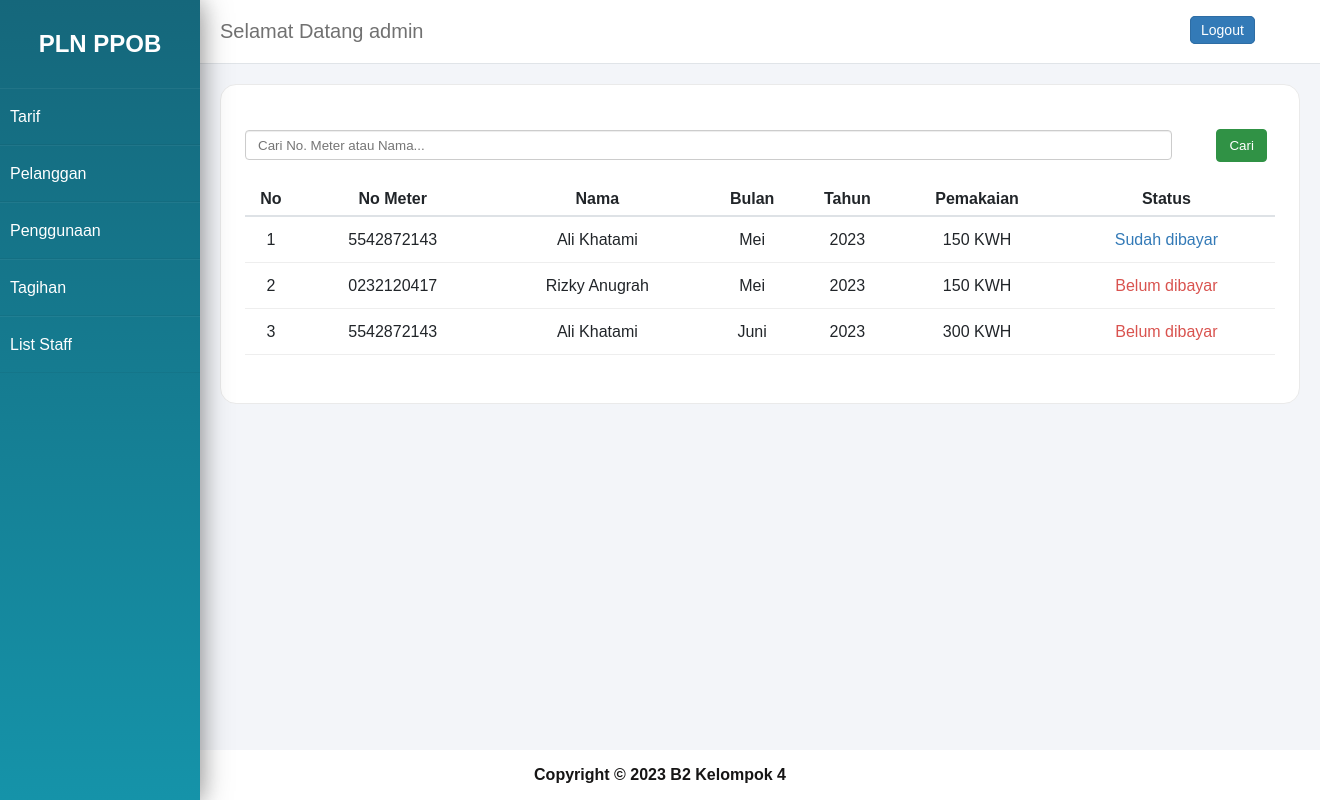
/admin.php?page=tagihan (signed in), run on the app's committed database.
### tables this page shows
CREATE TABLE `tagihan` (
  `id_tagihan` int NOT NULL,
  `id_penggunaan` int NOT NULL,
  `jumlah_meter` int NOT NULL,
  `status` tinyint(1) NOT NULL DEFAULT '0'
);

CREATE TABLE `meter` (
  `id_meter` int NOT NULL,
  `no_meter` varchar(12) DEFAULT NULL,
  `pemilik` varchar(100) NOT NULL,
  `alamat` text NOT NULL,
  `telp` varchar(13) NOT NULL,
  `id_tarif` int NOT NULL,
  `id_login` int NOT NULL,
  `status` tinyint NOT NULL
);

CREATE TABLE `penggunaan` (
  `id_penggunaan` int NOT NULL,
  `no_meter` varchar(12) NOT NULL,
  `bulan` int NOT NULL,
  `tahun` int NOT NULL,
  `meter_awal` int NOT NULL,
  `meter_akhir` int NOT NULL
);

### include/config.php (called while the page is built, shortened)
<?php
function bulan($angka)
{
    switch ($angka) {
        case 5:
            $bulan = "Mei";
            break;
        case 6:
            $bulan = "Juni";
            break;
    }
    return $bulan;
}

### tagihan/tagihan.php (the view, shortened to what this page needs)
<?php
if (isset($_SESSION['role']) && $_SESSION['role'] == 'admin' || $_SESSION['role'] == 'staff') : ?>
    <form method="POST" class="mt-2">
        <input type="search" name="cari" class="form-input" style="display: inline; width: 90%" placeholder="Cari No. Meter atau Nama...">
        <button type="submit" class="btn btn-hijau" style="margin-left: 40px;">Cari</button>
    </form>
<?php endif; ?>
<?php
$no = 1;
if (isset($_POST['cari'])) {
    $cari = $_POST['cari'];
    $sql = mysqli_query($conn, "SELECT meter.no_meter, meter.pemilik, penggunaan.bulan, penggunaan.tahun, tagihan.jumlah_meter, tagihan.status
    FROM tagihan
    INNER JOIN penggunaan ON tagihan.id_penggunaan=penggunaan.id_penggunaan
    INNER JOIN meter ON penggunaan.no_meter=meter.no_meter
    WHERE meter.pemilik LIKE '%$cari%' OR meter.no_meter LIKE '%$cari%'
    ORDER BY bulan, tahun ASC");
} else {
    $sql = mysqli_query($conn, "SELECT tagihan.*, penggunaan.*, meter.no_meter, meter.pemilik FROM tagihan
    INNER JOIN penggunaan ON tagihan.id_penggunaan=penggunaan.id_penggunaan
    INNER JOIN meter ON penggunaan.no_meter=meter.no_meter
    ORDER BY bulan, tahun ASC;");
}
if ($_SESSION['role'] != 'user') {
    if (mysqli_num_rows($sql) > 0) {
        echo '<table class="mt-2">';
        echo '<tr>
                    <th>No</th>
                    <th>No Meter</th>
                    <th>Nama</th>
                    <th>Bulan</th>
                    <th>Tahun</th>
                    <th>Pemakaian</th>
                    <th>Status</th>
                </tr>';
        while ($row = mysqli_fetch_assoc($sql)) {
            $status = $row['status'];
            if ($status == 1) {
                $status = '<a class="blue">Sudah dibayar</a>';
            } else {
                $status = '<a class="red">Belum dibayar</a>';
            }
            echo '<tr>
                    <td>' . $no++ . '</td>
                    <td>' . $row['no_meter'] . '</td>
                    <td>' . $row['pemilik'] . '</td>
                    <td>' . bulan($row['bulan']) . '</td>
                    <td>' . $row['tahun'] . '</td>
                    <td>' . $row['jumlah_meter'] . ' KWH</td>
                    <td>' . $status . '</td>
                </tr>';
        }
        echo '</table>';
    } else {
        echo "<br>";
        echo "<h1>TIDAK ADA DI DAFTAR TAGIHAN</h1>";
    }
}

### admin.php (shortened to what this page needs)
<?php
include 'include/config.php';
$username = $_SESSION['username'];
$sql = "SELECT nama FROM login WHERE username='$username'";
$result = mysqli_query($conn, $sql);
$row = mysqli_fetch_assoc($result);
$nama = $row['nama'];
?>
<!DOCTYPE html>
<html lang="en">
<head>
    <link rel="stylesheet" href="style.css">
</head>
<body>
    <div class="wrapper">
        <div class="sidebar">
            <h2>PLN PPOB</h2>
            <ul>
                <li><a href="admin.php?page=tarif">Tarif</a></li>
                <li><a href="admin.php?page=pelanggan">Pelanggan</a></li>
                <li><a href="admin.php?page=penggunaan">Penggunaan</a></li>
                <li><a href="admin.php?page=tagihan">Tagihan</a></li>
                <li><a href="admin.php?page=listStaff">List Staff</a></li>
            </ul>
        </div>
        <div class="main_content">
            <div class="header">
                <div class="header-brand">Selamat Datang <?php echo $nama; ?></div>
                <div class="header-item">
                    <a href="logout.php" class="btn-xs btn-biru">Logout</a>
                </div>
            </div>
            <div class="info">
                <?php
                if (isset($_GET['page'])) {
                    if ($_GET['page'] == 'tarif') {
                        include 'tarif/tarif.php';
                    } elseif ($_GET['page'] == 'addTarif') {
                        include 'tarif/add.php';
                    } elseif ($_GET['page'] == 'editTarif') {
                        include 'tarif/edit.php';
                    } elseif ($_GET['page'] == 'deleteTarif') {
                        include 'tarif/delete.php';
                    } elseif ($_GET['page'] == 'pelanggan') {
                        include 'pelanggan/pelanggan.php';
                    } elseif ($_GET['page'] == 'activatePelanggan') {
                        include 'pelanggan/aktifasi.php';
                    } elseif ($_GET['page'] == 'addPelanggan') {
                        include 'pelanggan/add.php';
                    } elseif ($_GET['page'] == 'editPelanggan') {
                        include 'pelanggan/edit.php';
                    } elseif ($_GET['page'] == 'deletePelanggan') {
                        include 'pelanggan/delete.php';
                    } elseif ($_GET['page'] == 'penggunaan') {
                        include 'penggunaan/penggunaan.php';
                    } elseif ($_GET['page'] == 'tagihan') {
                        include 'tagihan/tagihan.php';
                    } elseif ($_GET['page'] == 'addPenggunaan') {
                        include 'penggunaan/add.php';
                    } elseif ($_GET['page'] == 'editPenggunaan') {
                        include 'penggunaan/edit.php';
                    } elseif ($_GET['page'] == 'addMakhir') {
                        include 'penggunaan/addMakhir.php';
                    } elseif ($_GET['page'] == 'history') {
                        include 'pembayaran/history.php';
                    } elseif ($_GET['page'] == 'petugas') {
                        include 'petugas/petugas.php';
                    } elseif ($_GET['page'] == 'addPetugas') {
                        include 'petugas/add.php';
                    } elseif ($_GET['page'] == 'listStaff') {
                        include 'list_staff/staff.php';
                    } elseif ($_GET['page'] == 'addStaff') {
                        include 'list_staff/add.php';
                    } elseif ($_GET['page'] == 'editStaff') {
                        include 'list_staff/edit.php';
                    } elseif ($_GET['page'] == 'deleteStaff') {
                        include 'list_staff/delete.php';
                    }
                } else {
                    include 'tarif/tarif.php';
                }
                ?>
            </div>
        </div>
    </div>
    <div class="footer footer2">
        <p align="center">Copyright &copy; 2023 B2 Kelompok 4</p>
    </div>
</body>
</html>

### style.css (style rules this page uses)
* { margin: 0; padding: 0; box-sizing: border-box; list-style: none; text-decoration: none; font-family: 'Merryweather', sans-serif; }
body { background-color: #f3f5f9; }
.wrapper { display: flex; position: relative; }
.wrapper .sidebar { width: 200px; height: 100%; background: linear-gradient(#15677B, #1593A9 ); padding: 30px 0px; position: fixed; box-shadow: 0 2px 22px 0 rgba(0,0,0,.2), 0 2px 30px 0 rgba(0,0,0,.35); z-index: 5; }
.wrapper .sidebar h2 { color: #fff; text-transform: uppercase; text-align: center; margin-bottom: 30px; }
.wrapper .sidebar ul li { padding: 10px; border-bottom: 1px solid rgba(0,0,0,0.05); border-top: 1px solid rgba(255,255,255,0.05); line-height: 35px; }
.wrapper .sidebar ul li a { color: #fff; display: block; width: 100%; height: 100%; }
.wrapper .main_content { width: 100%; margin-left: 200px; }
.wrapper .main_content .header { padding: 20px; background: #fff; color: #717171; border-bottom: 1px solid #e0e4e8; display: inline-flex; width: 100%; }
.wrapper .main_content .header .header-brand { width: 950px; font-size: 20px; }
.wrapper .main_content .header .header-item { width: 100px; font-size: 16px; margin-left: 20px; }
.wrapper .main_content .info { background-color: #fff; margin: 20px; color: #717171; line-height: 25px; border: 1px solid #eaeaea; padding: 24px; border-radius: 16px; }
.mt-2 { margin-top: 20px; }
table { width: 100%; border-collapse: collapse; color: #212529; background-color: transparent; margin-bottom: 24px; border-radius: 5px; }
table th { vertical-align: bottom; padding: 4px; border-bottom: 2px solid #dee2e6; text-align: center; }
table tr { text-align: center; }
table td { border-top: 1px solid #eee; border-bottom: 1px solid #eee; padding: 10px; }
.btn { font-weight: 400; display:inline-block; padding:8px 12px; text-align:center; vertical-align:middle; cursor: pointer; border:1px solid transparent; border-radius:4px; }
.btn-xs { font-weight: 400; font-size: 14px; padding: 5px 10px; cursor: pointer; border: 1px solid transparent; vertical-align: middle; border-radius: 5px; }
.btn-hijau { color: #fff; background-color:#309245; border-color:#309245; }
.btn-biru { color: #fff; background-color:#337ab7; border-color:#2e6da4; }
.red { color: #d9534f; }
.blue { color: #337ab7; }
a { transition: all 0.3s ease-in-out 0s; text-decoration: none; }
.form-input { display:block; width:70%; height:30px; padding:6px 12px; color:#555; border:1px solid #ccc; border-radius:4px; box-shadow:inset 0 1px 1px rgba(0,0,0,.075); }
.footer { font-weight: 600; width: 100%; height: 50px; line-height: 50px; position: fixed; bottom: 0px; }
.footer2 { background: #fff; color : rgb(22, 21, 21); }

### data on the page
tagihan: meter.no_meter "5542872143", meter.pemilik "Ali Khatami", id_penggunaan.bulan "Mei", id_penggunaan.tahun "2023", jumlah_meter "150", status "Sudah dibayar"
tagihan: meter.no_meter "0232120417", meter.pemilik "Rizky Anugrah", id_penggunaan.bulan "Mei", id_penggunaan.tahun "2023", jumlah_meter "150", status "Belum dibayar"
tagihan: meter.no_meter "5542872143", meter.pemilik "Ali Khatami", id_penggunaan.bulan "Juni", id_penggunaan.tahun "2023", jumlah_meter "300", status "Belum dibayar"

### other printed values
$nama "admin"
